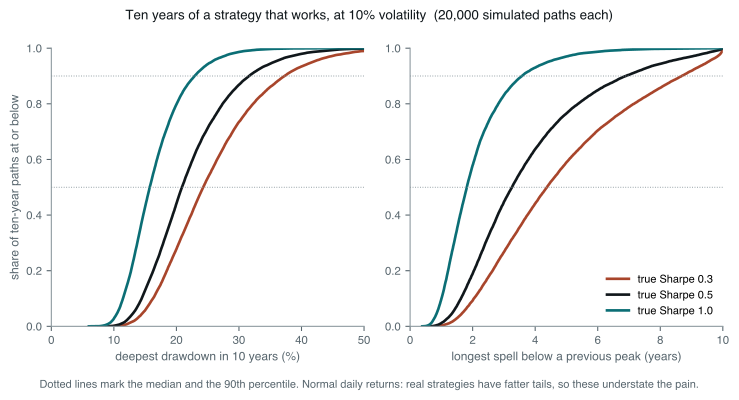

This figure's Python source:
# What a genuinely good strategy feels like from the inside. Simulate ten years
# of daily returns for strategies whose *true* Sharpe ratio is 0.3, 0.5 or 1.0,
# all at 10% annual volatility, and record the deepest drawdown and the longest
# spell below a previous peak. Nothing here is broken; every path is a strategy
# that works exactly as designed.
#
# Run standalone:  uv run --no-project --with matplotlib,numpy python <path>

import os

os.environ.setdefault("SOURCE_DATE_EPOCH", "1735689600")

import matplotlib

matplotlib.use("Agg")
matplotlib.rcParams["svg.fonttype"] = "path"
matplotlib.rcParams["svg.hashsalt"] = "st_drawdowns"
matplotlib.rcParams["font.family"] = ["Helvetica", "Arial", "DejaVu Sans"]

from pathlib import Path
from statistics import NormalDist

import matplotlib.pyplot as plt
import numpy as np

INK = "#10171B"
MUTED = "#58666E"
TEAL = "#0B6E75"
RUST = "#A8452B"
GREY = "#8A979D"

VOL = 0.10
YEARS = 10
DAYS = 252
PATHS = 20000
CHUNK = 1000


def path_stats(sr: float, rng: np.random.Generator) -> dict[str, np.ndarray]:
    mu, sd = sr * VOL / DAYS, VOL / np.sqrt(DAYS)
    mdd, under, losing_year, total = [], [], [], []
    for _ in range(PATHS // CHUNK):
        r = mu + sd * rng.standard_normal((CHUNK, YEARS * DAYS))
        logw = np.cumsum(np.log1p(r), axis=1)
        peak = np.maximum.accumulate(np.maximum(logw, 0.0), axis=1)
        dd = np.exp(logw - peak) - 1
        mdd.append(dd.min(axis=1))
        below = dd < 0
        longest = np.zeros(CHUNK)
        run = np.zeros(CHUNK)
        for t in range(below.shape[1]):
            run = np.where(below[:, t], run + 1, 0)
            longest = np.maximum(longest, run)
        under.append(longest / DAYS)
        yearly = r.reshape(CHUNK, YEARS, DAYS).sum(axis=2)
        losing_year.append((yearly < 0).mean(axis=1))
        total.append(logw[:, -1])
    return {
        "mdd": np.concatenate(mdd),
        "under": np.concatenate(under),
        "losing_year": np.concatenate(losing_year),
        "total": np.concatenate(total),
    }


def cusum_run_lengths(sr: float, mean: float, h: float, reps: int, rng: np.random.Generator) -> np.ndarray:
    """Months until a one-sided CUSUM, tuned to a strategy with Sharpe ratio sr, raises an alarm."""
    mu0, sd = sr * VOL / 12, VOL / np.sqrt(12)
    x = rng.normal(mean, sd, (reps, 6000))
    s, done, alive = np.zeros(reps), np.full(reps, 6000.0), np.ones(reps, bool)
    for m in range(x.shape[1]):
        s = np.maximum(0.0, s + mu0 / 2 - x[:, m])
        hit = alive & (s > h * sd)
        done[hit] = m + 1
        alive &= ~hit
        if not alive.any():
            break
    return done / 12


def cusum_table(rng: np.random.Generator) -> None:
    sr = 0.5
    print(f"\nCUSUM on monthly returns of a Sharpe-{sr} strategy; alarm threshold h in monthly sd")
    print(f"{'h':>4}{'false alarm, mean':>19}{'detect death, mean':>20}{'median':>8}{'1 in 10':>9}")
    for h in (8, 10, 12):
        working = cusum_run_lengths(sr, sr * VOL / 12, h, 3000, rng)
        dead = cusum_run_lengths(sr, 0.0, h, 3000, rng)
        print(f"{h:4d}{working.mean():17.1f}y{dead.mean():18.1f}y{np.median(dead):7.1f}y{np.quantile(dead, 0.9):8.1f}y")


def main() -> None:
    rng = np.random.default_rng(20260924)
    cases = [(0.3, RUST), (0.5, INK), (1.0, TEAL)]
    results = {sr: path_stats(sr, rng) for sr, _ in cases}

    fig, (ax1, ax2) = plt.subplots(1, 2, figsize=(7.8, 3.9))
    for sr, colour in cases:
        res = results[sr]
        depth = np.sort(-res["mdd"] * 100)
        ax1.plot(depth, np.linspace(0, 1, len(depth)), color=colour, lw=2.0, label=f"true Sharpe {sr}")
        spell = np.sort(res["under"])
        ax2.plot(spell, np.linspace(0, 1, len(spell)), color=colour, lw=2.0, label=f"true Sharpe {sr}")
    ax1.set_xlabel("deepest drawdown in 10 years (%)", fontsize=9, color=MUTED)
    ax2.set_xlabel("longest spell below a previous peak (years)", fontsize=9, color=MUTED)
    ax1.set_ylabel("share of ten-year paths at or below", fontsize=9, color=MUTED)
    ax1.set_xlim(0, 50)
    ax2.set_xlim(0, 10)
    for ax in (ax1, ax2):
        ax.set_ylim(0, 1)
        ax.axhline(0.5, color=GREY, lw=0.7, ls=":")
        ax.axhline(0.9, color=GREY, lw=0.7, ls=":")
        ax.tick_params(labelsize=8.5, colors=MUTED)
        for side in ("top", "right"):
            ax.spines[side].set_visible(False)
        for side in ("left", "bottom"):
            ax.spines[side].set_color(GREY)
    ax2.legend(fontsize=8.2, frameon=False, loc="lower right")
    fig.suptitle(
        "Ten years of a strategy that works, at 10% volatility  (20,000 simulated paths each)", fontsize=10, color=INK
    )
    fig.text(
        0.5,
        -0.03,
        "Dotted lines mark the median and the 90th percentile. Normal daily returns: real "
        "strategies have fatter tails, so these understate the pain.",
        ha="center",
        fontsize=8.2,
        color=MUTED,
    )
    fig.tight_layout()
    out = Path(__file__).with_suffix("")
    for ext in ("pdf", "svg"):
        fig.savefig(f"{out}.{ext}", transparent=True, bbox_inches="tight")

    nd = NormalDist()
    print(
        f"{'SR':>5}{'MDD med':>9}{'MDD p90':>9}{'under med':>11}{'under p90':>11}"
        f"{'P(lose yr)':>12}{'theory':>8}{'P(10y<0)':>10}{'theory':>8}"
    )
    for sr, _ in cases:
        res = results[sr]
        print(
            f"{sr:5.1f}{-np.median(res['mdd']):9.1%}{-np.quantile(res['mdd'], 0.1):9.1%}"
            f"{np.median(res['under']):11.1f}{np.quantile(res['under'], 0.9):11.1f}"
            f"{res['losing_year'].mean():12.1%}{nd.cdf(-sr):8.1%}"
            f"{(res['total'] < 0).mean():10.1%}"
            f"{nd.cdf(-(sr * VOL - VOL**2 / 2) * np.sqrt(YEARS) / VOL):8.1%}"
        )

    cusum_table(rng)


main()
